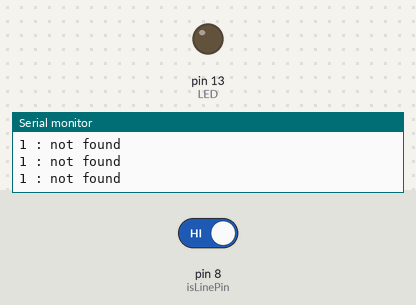
Bench run of a sketch on a simulated Arduino Uno, built with avr-gcc and run on an emulated ATmega328P. Shown: output pins drawn as LEDs (lit = HIGH), the last lines printed to the serial monitor. The test bench sets the inputs (shaded band); at power-on: pin 8 (isLinePin) HIGH.

Above: at 1.2 s.
1.3 s: pin 8 (isLinePin) driven LOW
At 1.7 s:
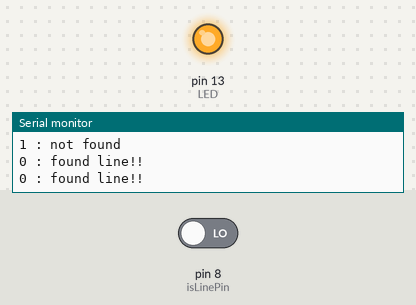
2.9 s: pin 8 (isLinePin) driven HIGH
At 4.1 s:
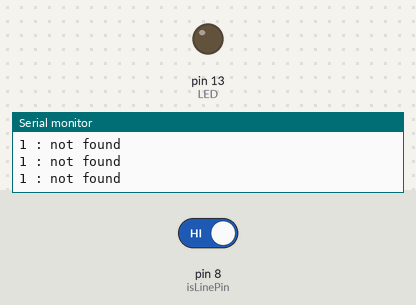
Timing chart, 0 to 5.9 s (numbered marks = the images above; inputs shaded):
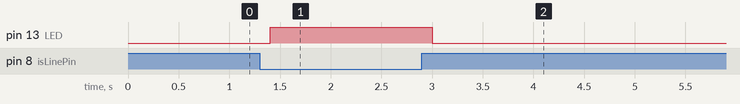

The sketch:

tracking-demo.ino
```cpp
/*  ______________________________________
 *  | Arduino Uno  |   Tracking Sensor    |
 *  |--------------|----------------------|
 *  | GND          |        GND           |
 *  | 5V           |        VCC           |
 *  | 8            |        OUT           |
 *  |--------------|----------------------|
*/

int LED = 13 ;// define LED Interface
int isLinePin = 8; // define the obstacle avoidance sensor interface
int isLine = HIGH;// define numeric variables val
void setup ()
{
  pinMode (LED, OUTPUT) ;// define LED as output interface
  pinMode (isLinePin, INPUT) ;// define the obstacle avoidance sensor output interface
  Serial.begin(9600);
}
void loop ()
{
  isLine = digitalRead (isLinePin) ;// digital interface will be assigned a value of 3 to read val
  // return 0 : have Line
  // return 1 : not have Line

  if (isLine == LOW) // When the obstacle avoidance sensor detects a signal, LED flashes
  {
    Serial.println("0 : found line!!");
    digitalWrite (LED, HIGH);
  }
  else
  {
    Serial.println("1 : not found");
    digitalWrite (LED, LOW);
  }
  delay(200);
}
```

Measured:
- after the input at 1.3 s, pin 13 (LED): LOW → HIGH after 0.10 s
- after the input at 2.9 s, pin 13 (LED): HIGH → LOW after 0.10 s
